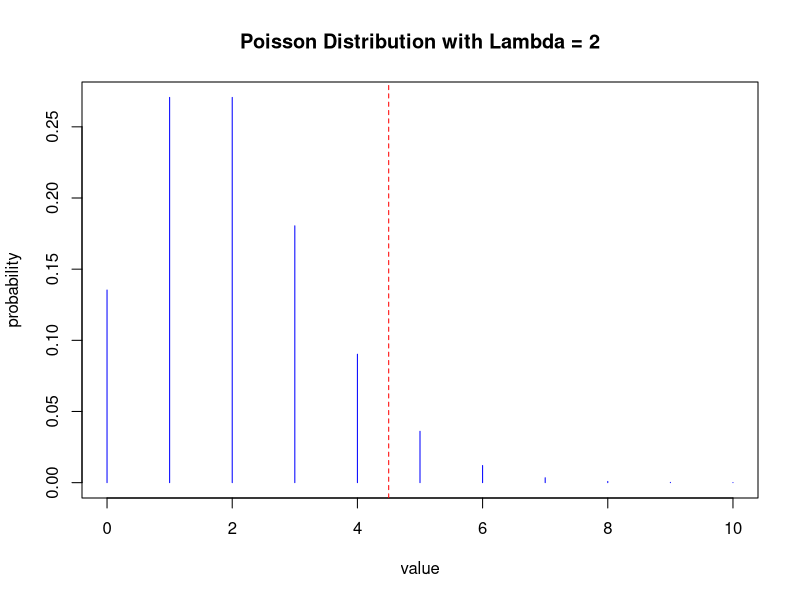
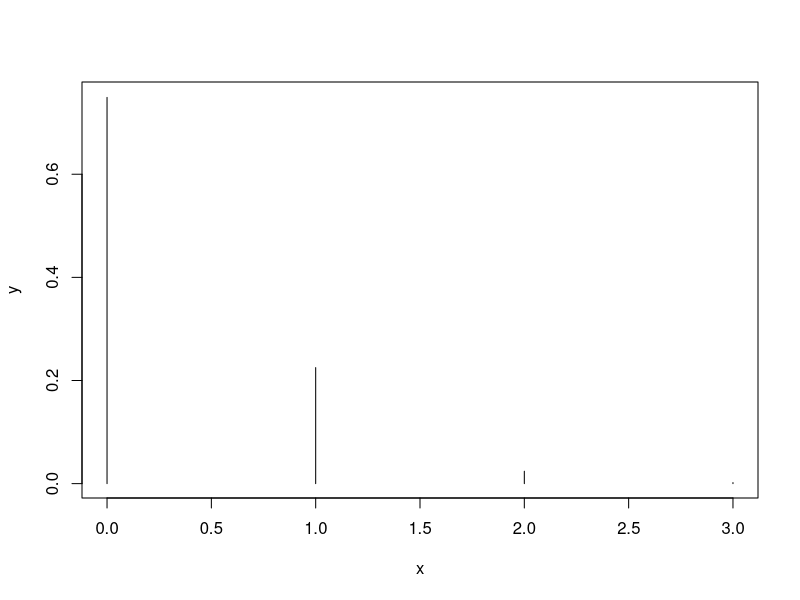
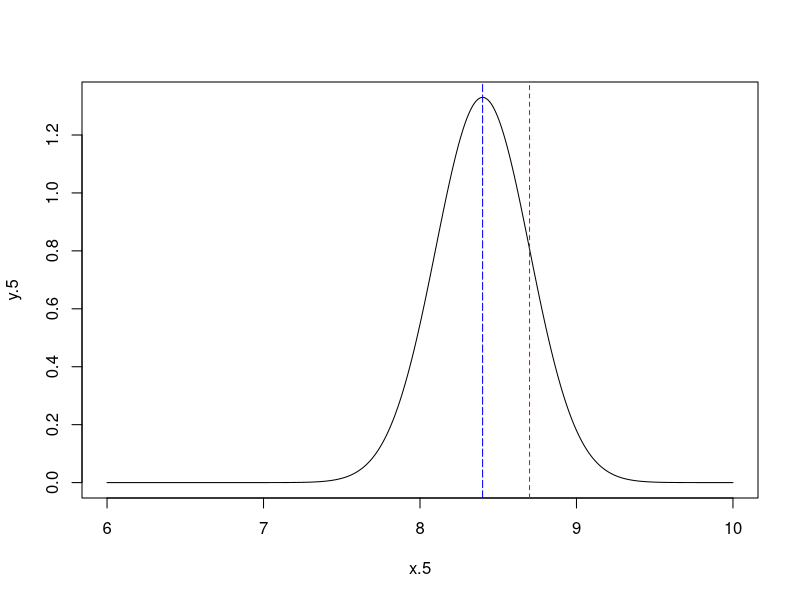
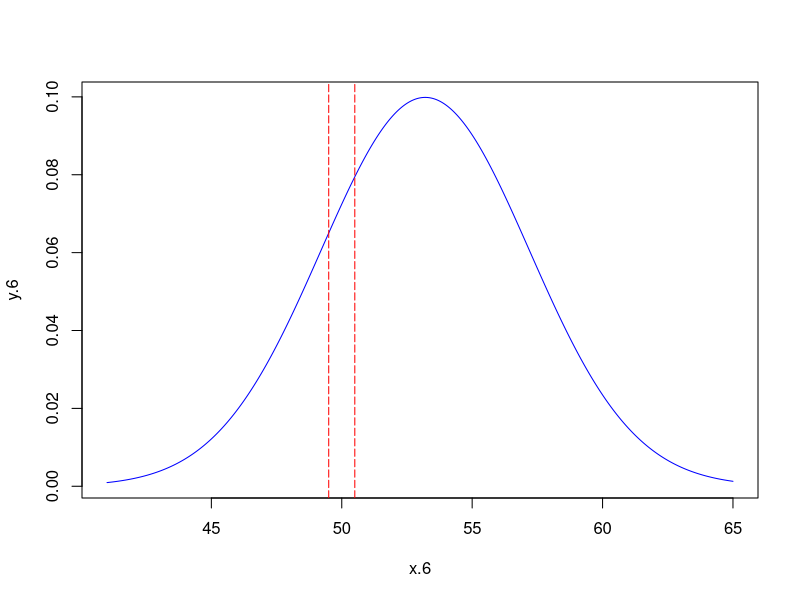
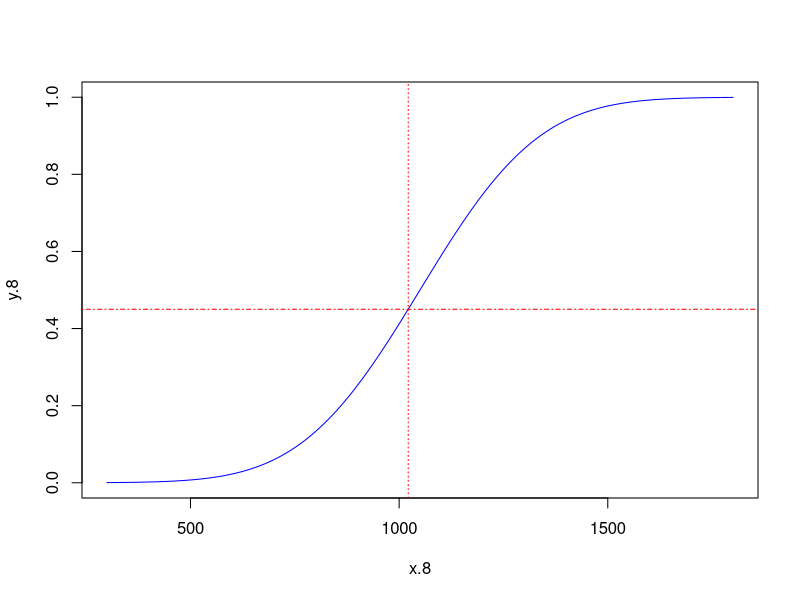
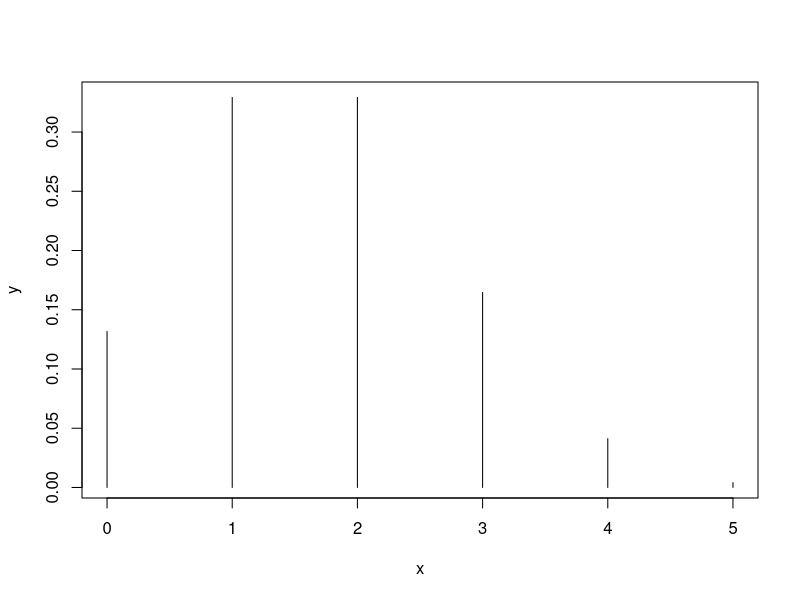
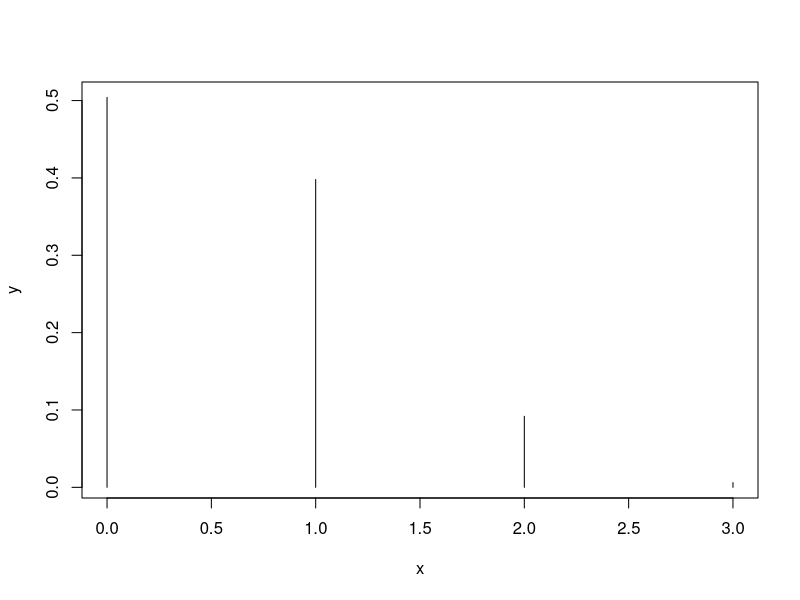

The R script that drew these images, in order:
#Test #2 Work
################################################################################
#Problem 1
lambda <- 2
#P(X > 4 | Poisson w/ lambda = 2)
#First let's show the probability plot
par(mfrow = c(1,1))
x <- seq(from = 0, to = 10, by = 1)
y <- dpois(x, lambda = lambda)
plot(x,y,col = 'blue', type = 'h', ylab = "probability", xlab = 'value',
     main = 'Poisson Distribution with Lambda = 2')
abline(v = 4.5, col = 'red', lty = 2)
#Option 1
ans.1a <- 1 - sum(dpois(seq(from = 0, to = 4, by = 1), lambda = lambda))
cat("P(X > 4 | Poisson w/ lambda = 2) = ",sprintf("%.4f",ans.1a))
#Option 2
ans.1b <- 1 - ppois(4, lambda = lambda)
cat("P(X > 4 | Poisson w/ lambda = 2) = ",sprintf("%.4f",ans.1b))
#Option 3 - Look up in Poisson Table
ans.1c <- 0.0361 + 0.0120 + 0.0034 + 0.0009 + 0.0002
cat("P(X > 4 | Poisson w/ lambda = 2) = ",sprintf("%.4f",ans.1c))

#The answer is 0.0527
################################################################################
#Problem 2
disease <- matrix(c(0.942,0.058,0.041,0.939), ncol = 2, byrow = TRUE)
colnames(disease) <- c("D'", "D")
rownames(disease) <- c("Pop with Disease", "Pop Test +")
disease <- as.table(disease)
disease

#re-do to validate

#Ans is 0.585
################################################################################
#Problem 3
x <- c(0,1,2,3)
y <- c(0.749,0.225,0.024,0.002)
plot(x,y,type = 'h')

#Expected Value
ex.val <- sum(x*y)
cat("The expected value is: ",sprintf("%.2f",ex.val))

ex.var <- sum(((x - ex.val)^2)*y)

cat("The variance is: ",sprintf("%.2f",ex.var))

#The answer is mean = 0.28 and variance = 0.26
################################################################################
#Problem 4
data.4 <- c(1.3,2.2,2.7,3.1,3.3,3.7)
round(quantile(data.4, probs = 0.33, type = 7), digits = 2)

#Answer is 2.53
quantile(data.4)
################################################################################
#Problem 5
mn <- 8.4
s.d <- 1.8
n <- 36
mn.x <- mn
s.d.x <- s.d / sqrt(n)

x.5 <- seq(from = 6, to = 10, length = 1000)
y.5 <- dnorm(x.5, mean = mn.x, sd = s.d.x)
plot(x.5, y.5, col = 'black', type = 'l')
abline(v = 8.7, col = 'red', lty = 2)
abline(v= 8.4, col = 'blue', lty = 5)


ans.5 <- 1 - pnorm(8.7, mean = mn.x, sd = s.d.x)
cat("Answer is:",sprintf("%.3f",ans.5))
#Answer is 0.159
################################################################################
#Problem 6
#Figure out what our answer should be close to:

n <- 76
p <- 0.7
q <- 0.3

ans.6.app <- dbinom(x = 50, size = 76, prob = 0.7)

mn.6 <- n*p
s.d.6 <- sqrt(n*p*q)

x.6 <- seq(from = 41, to = 65, length = 10000)
y.6 <- dnorm(x.6,mean = mn.6, sd = s.d.6)
plot(x.6,y.6, type = 'l', lty = 1, lwd = 1, col = 'blue')
abline(v = 49.5, col = 'red', lty = 5)
abline(v = 50.5, col = 'red', lty = 5)

ans.6 <- pnorm(50.5, mean = mn.6, sd = s.d.6) - pnorm(49.5, mean = mn.6, sd = s.d.6)
cat("Actual probability is:", sprintf("%.4f",ans.6.app))
cat("Answer is: ",sprintf("%.4f",ans.6))

#Answer is 0.0724

mn.6 + 3*s.d.6
mn.6 - 3*s.d.6
################################################################################
#Problem 7
#answer is the area to the left of 47.5
################################################################################
#Problem 8
mn.8 <- 1050
s.d.8 <- 225

x.8 <- seq(from = 300, to = 1800, length = 10000)
y.8 <- pnorm(x.8, mean = mn.8, sd = s.d.8)
plot(x.8, y.8, col = 'blue', type = 'l')
abline(h=0.45, col = 'red', type = 'l', lty = 4)
p.45 <- x.8[which(abs(y.8 - 0.45) < 0.0001)]
abline(v = p.45, col = 'red', lty = 3)
cat("The answer is:",sprintf("%.1f",p.45))

chk <- pnorm(1021.7, mean = mn.8, sd = s.d.8)
cat("Check Cum Prob:",sprintf("%.4f",chk))

#Answer is 1021.7
################################################################################
#Problem 9
#option A
#Treat as a binominal problem

#Probability a drink is selected as the favorite
p.9 <- 1/3
#Number of random options
n <- 5
#Look at the binomial distribution for this function
x <- seq(from = 0, to = 5, by = 1)
y <- dbinom(x, size = n, prob = p.9)
plot(x,y, type = 'h')

ans.9a <- 3*(dbinom(5,size = n, prob = p.9))
cat("First attempt gives:",sprintf("%.5f",ans.9a))

#Total number of choices
tot.choices <- 3^5
ans.9b <- 3/tot.choices
cat("Second attempt gives:",sprintf("%.5f",ans.9b))

#Answer is 0.01235
################################################################################
#Problem 10
x.10 <- 0
m <- 10
n <- 40
k <- 3
ans.10 <- dhyper(x.10, m = m, n = n, k = k)
cat("First ans:",sprintf("%.4f", ans.10))

ans.10b <- (dim(combn(10,0))[2]*dim(combn(40,3))[2])/dim(combn(50,3))[2]
cat("Second ans:",sprintf("%.4f", ans.10b))


#Answer is 0.5041

x <- seq(from = 0, to = 3, by = 1)
y <- dhyper(x, m = m, n = n, k = 3)
plot(x,y,type = 'h')

zscore <- function(x,m,s){
  return((x-m)/s)
}